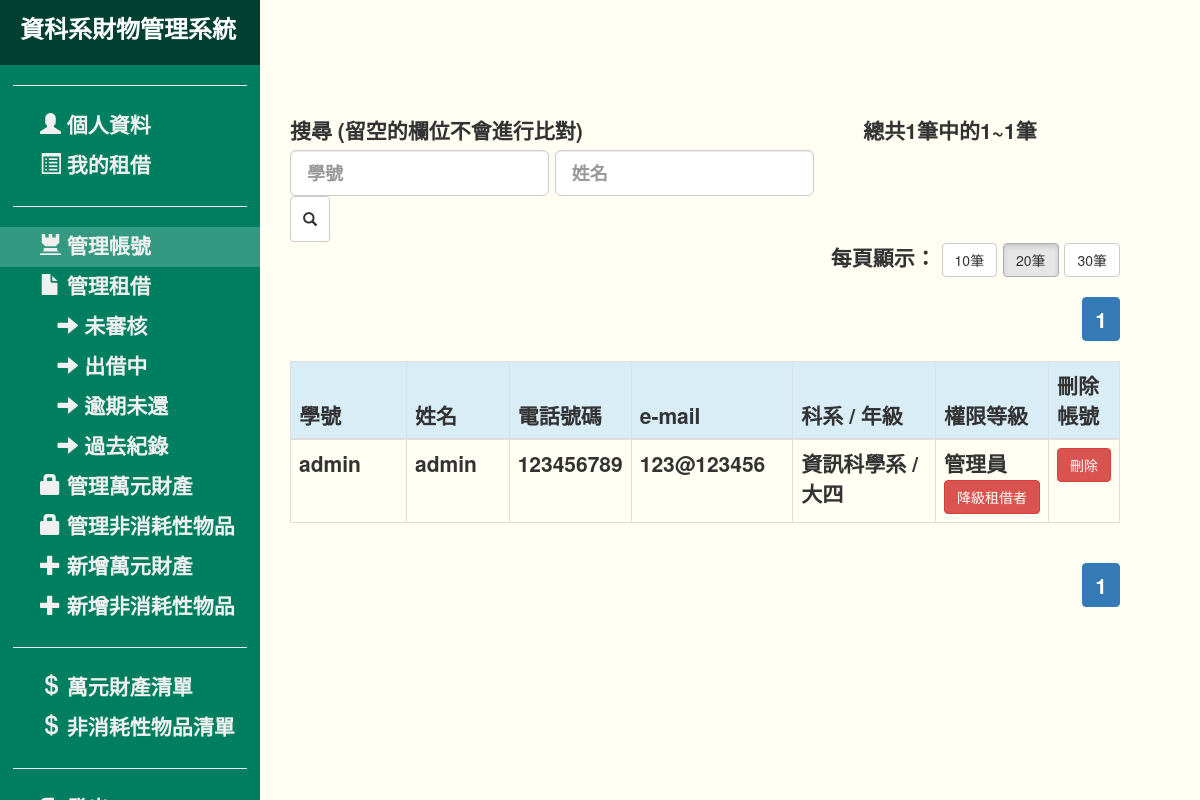
The app's page /rent_assets/admin/manageUser.php (signed in) with its own data.
### tables this page shows
CREATE TABLE `account_list` (
  `account` varchar(30) NOT NULL,
  `password` varchar(30) NOT NULL,
  `realname` varchar(30) NOT NULL,
  `phone` int(10) NOT NULL,
  `email` varchar(30) NOT NULL,
  `department` varchar(50) NOT NULL,
  `grade` varchar(10) NOT NULL,
  `level` int(10) NOT NULL
);

### rent_assets/admin/manageUser.php (the view, shortened to what this page needs)
<?php
if ( empty($_GET['displayNum'])){
	$displayNum=20;
}
else{
	$displayNum=$_GET['displayNum'];
}
if ( empty($_GET['page'])){
	$page=1;
}
else{
	$page=$_GET['page'];
}
$searchFor1="";
$searchFor2="";
$seacherTemp="";
$searchstr = "SELECT * FROM `account_list` WHERE 1";
$searchstr .= $seacherTemp." ORDER BY `account`";
$startNum = $displayNum * ($page-1);
$searchstr = $searchstr . " LIMIT $startNum, $displayNum";
$link_ID = connect_mysql();
$searchlist = mysql_query($searchstr, $link_ID);
$max_index = mysql_num_rows($searchlist);
for($i = 0; $i < $max_index; $i++){
	$recordArray[$i] = mysql_fetch_array($searchlist);
}
$searchstr = "SELECT COUNT(*) FROM `account_list` WHERE 1".$seacherTemp;
$searchlist = mysql_query($searchstr, $link_ID);
$dataTotal = mysql_fetch_array($searchlist)[0];
$pageTotal = ceil($dataTotal/$displayNum);
$URL = "manageUser.php?";
?>
<!DOCTYPE html>
<html>
<head>
	<link href="../bootstrap/css/bootstrap.min.css" rel="stylesheet">
    <link href="../css/simple-sidebar.css" rel="stylesheet">
</head>
<body style="background:#FFFFF4;">
<div id="wrapper">
	<?php require_once('sidebar.php'); ?>
	<div id="page-content-wrapper">
		<div class="container-fluid" id="content_body">
			<div class="row">
				<div class="col-lg-8">
					<label>搜尋 (留空的欄位不會進行比對)</label><br>
					<span class="form-inline">
						<input type="text" id="searchFor1" class="form-control input-lg" placeholder='學號' value="<?php echo $searchFor1; ?>">
						<input type="text" id="searchFor2" class="form-control input-lg" placeholder='姓名' value="<?php echo $searchFor2; ?>">
						<button type="buttom" class="btn btn-default input-lg" onclick="search()"><span class="glyphicon glyphicon-search"></span></button>
					</span>
				</div>
				<div class="col-lg-4">
					<?php if($dataTotal==0) echo "查無使用者";
						  else echo "總共".$dataTotal."筆中的".($startNum+1)."~".($startNum+$max_index)."筆";
					?>
				</div>
				<div class="col-lg-12">
					<span class="pull-right">
					每頁顯示：
					<button type="button" class="btn btn-default <?php if($displayNum==10) echo "active"; ?>"
					onclick="location.href='<?php echo $URL."displayNum=10";?>'">10筆</button>
					<button type="button" class="btn btn-default <?php if($displayNum==20) echo "active"; ?>"
					onclick="location.href='<?php echo $URL."displayNum=20";?>'">20筆</button>
					<button type="button" class="btn btn-default <?php if($displayNum==30) echo "active"; ?>"
					onclick="location.href='<?php echo $URL."displayNum=30";?>'">30筆</button>
					</span>
				</div>
			</div>
			<div class="row">
				<div class="col-lg-12">
					<ul class="pagination pull-right">
						<?php if($dataTotal==0) exit();
						if($pageTotal < 21){
							for($i = 1; $i <= $pageTotal; $i++){
								if($i == $page)
									echo '<li class="active">';
								else
									echo '<li>';
								echo "<a href=\"".$URL."displayNum=".$displayNum."&page=".$i."\">".$i."</a></li>";
							}
						}
						?>
					</ul>
				</div>
			</div>
			<div class="row">
				<div class="col-lg-12">
					<table class="table table-hover table-bordered">
						<thead>
							<tr class="info">
								<th width="15%">學號</th>
								<th width="13%">姓名</th>
								<th width="12%">電話號碼</th>
								<th width="20%">e-mail</th>
								<th width="20%">科系 / 年級</th>
								<th width="10%">權限等級</th>
								<th width="8%">刪除帳號</th>
							</tr>
						</thead>
						<tbody>
							<?php
							for($i = 0; $i < $max_index; $i++){
							?>
							<tr>
								<td><?php echo $recordArray[$i]['account']; ?></td>
								<td><?php echo $recordArray[$i]['realname']; ?></td>
								<td><?php echo $recordArray[$i]['phone']; ?></td>
								<td><?php echo $recordArray[$i]['email']; ?></td>
								<td><?php echo $recordArray[$i]['department']." / ";
									switch($recordArray[$i]['grade']){
										case 4: echo "大四"; break;
									};?>
								</td>
								<td><?php
									if($recordArray[$i]['level'] == 1){
										echo "租借者";?>
										<button type="button" class="btn btn-success"
										onclick="show_confirm('<?php echo $recordArray[$i]['account'] ?>','<?php echo $recordArray[$i]['realname']; ?>',2)">
										升級管理員</button>
									<?php }
									elseif($recordArray[$i]['level'] == 2){
										echo "管理員";?>
										<button type="button" class="btn btn-danger"
										onclick="show_confirm('<?php echo $recordArray[$i]['account'] ?>','<?php echo $recordArray[$i]['realname']; ?>',3)">
										降級租借者</button>
									<?php }
									else echo "最高管理員";
									?>
								</td>
								<td><?php if($recordArray[$i]['level'] < 3){ ?>
									<button type="button" class="btn btn-danger btn-block"
									onclick="show_confirm('<?php echo $recordArray[$i]['account'] ?>','<?php echo $recordArray[$i]['realname']; ?>',1)">刪除</button>
									<?php } ?>
								</td>
							</tr>
							<?php } ?>
						</tbody>
					</table>
				</div>
			</div>
			<div class="row">
				<div class="col-lg-12">
					<ul class="pagination pull-right">
						<?php
						if($pageTotal < 21){
							for($i = 1; $i <= $pageTotal; $i++){
								if($i == $page)
									echo '<li class="active">';
								else
									echo '<li>';
								echo "<a href=\"".$URL."displayNum=".$displayNum."&page=".$i."\">".$i."</a></li>";
							}
						}
						?>
					</ul>
				</div>
			</div>
		</div>
	</div>
</div>
</body>
</html>

### rent_assets/css/simple-sidebar.css (style rules this page uses)
#wrapper { padding-left: 260px; -webkit-transition: all 0.5s ease; -moz-transition: all 0.5s ease; -o-transition: all 0.5s ease; transition: all 0.5s ease; }
#page-content-wrapper { width: 100%; position: relative; padding: 15px; margin-right: -260px; }

### rent_assets/admin/manageUser.php (style rules this page uses)
#content_body { font-size:21px; font-weight:bold; margin:100px 50px 50px auto; }

### records on screen
account_list: account "admin", realname "admin", phone "123456789", email "123@123456", department "資訊科學系", grade "大四"

### other values on screen
$dataTotal "1"
$startNum+1 "1"
$startNum+$max_index "1"
